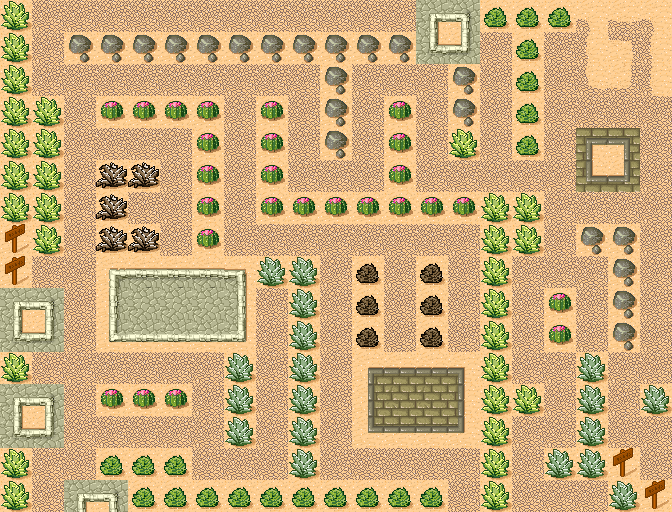

The image is a tile-based game level rendered from a .tmx file. Its description and complete source (layers, tilesets, objects, tile grids) follow:
An orthogonal 21x16 tile map with 32x32 px tiles, 4 tile layers (Collision, Path, Player End, Player).

<map version="1.10" tiledversion="1.10.1" orientation="orthogonal" renderorder="right-up" width="21" height="16" tilewidth="32" tileheight="32" infinite="0" nextlayerid="6" nextobjectid="1">
 <tileset firstgid="1" source="tmw_desert_spacing.tsx" />
 <layer id="2" name="Collision" width="21" height="16">
  <data encoding="csv">
40,0,0,0,0,0,0,0,0,0,0,0,0,36,37,48,48,48,8,7,8,
40,0,32,32,32,32,32,32,32,32,32,32,32,44,45,0,48,0,16,5,16,
40,0,0,0,0,0,0,0,0,0,32,0,0,0,32,0,48,0,12,13,16,
40,40,0,31,31,31,31,0,31,0,32,0,31,0,32,0,48,0,0,0,0,
40,40,0,0,0,0,31,0,31,0,32,0,31,0,40,0,48,0,20,21,0,
40,40,0,39,39,0,31,0,31,0,0,0,31,0,0,0,0,0,28,29,0,
40,40,0,39,0,0,31,0,31,31,31,31,31,31,31,40,40,0,0,0,0,
46,40,0,39,39,0,31,0,0,0,0,0,0,0,0,40,40,0,32,32,0,
0,0,0,25,26,26,26,27,38,38,0,47,0,47,0,40,0,0,0,32,0,
36,37,0,33,34,34,34,35,0,38,0,47,0,47,0,40,0,31,0,32,0,
44,45,0,41,42,42,42,43,0,38,0,47,0,47,0,40,0,31,0,32,0,
40,0,0,0,0,0,0,38,0,38,0,1,2,2,3,40,0,0,38,0,0,
36,37,0,31,31,31,0,38,0,38,0,9,10,10,11,40,40,0,38,0,38,
44,45,0,0,0,0,0,38,0,38,0,17,18,18,19,40,0,0,38,0,0,
40,0,0,48,48,48,0,0,0,38,0,0,0,0,0,40,0,38,38,46,0,
40,0,36,37,48,48,48,48,48,48,48,48,48,48,0,40,0,0,0,38,0
</data>
 </layer>
 <layer id="1" name="Path" width="21" height="16">
  <data encoding="csv">
0,15,15,15,15,15,15,15,15,15,15,15,15,0,0,0,0,0,0,0,0,
0,15,0,0,0,0,0,0,0,0,0,0,0,0,0,15,0,15,0,0,0,
0,15,15,15,15,15,15,15,15,15,0,15,15,15,0,15,0,15,0,0,0,
0,0,15,0,0,0,0,15,0,15,0,15,0,15,0,15,0,15,15,15,15,
0,0,15,15,15,15,0,15,0,15,0,15,0,15,0,15,0,15,0,0,15,
0,0,15,0,0,15,0,15,0,15,15,15,0,15,15,15,15,15,0,0,15,
0,0,15,0,15,15,0,15,0,0,0,0,0,0,0,0,0,15,15,15,15,
0,0,15,0,0,15,0,15,15,15,15,15,15,15,15,0,0,15,0,0,15,
15,15,15,0,0,0,0,0,0,0,15,0,15,0,15,0,15,15,15,0,15,
0,0,15,0,0,0,0,0,15,0,15,0,15,0,15,0,15,0,15,0,15,
0,0,15,0,0,0,0,0,15,0,15,0,15,0,15,0,15,0,15,0,15,
0,15,15,15,15,15,15,0,15,0,15,0,0,0,0,0,15,15,0,15,15,
0,0,15,0,0,0,15,0,15,0,15,0,0,0,0,0,0,15,0,15,0,
0,0,15,15,15,15,15,0,15,0,15,0,0,0,0,0,15,15,0,15,15,
0,15,15,0,0,0,15,15,15,0,15,15,15,15,15,0,15,0,0,0,15,
0,15,0,0,0,0,0,0,0,0,0,0,0,0,15,0,15,15,15,0,15
</data>
 </layer>
 <layer id="5" name="Player End" width="21" height="16">
  <data encoding="csv">
0,0,0,0,0,0,0,0,0,0,0,0,0,0,0,0,0,0,0,0,0,
0,0,0,0,0,0,0,0,0,0,0,0,0,0,0,0,0,0,0,0,0,
0,0,0,0,0,0,0,0,0,0,0,0,0,0,0,0,0,0,0,0,0,
0,0,0,0,0,0,0,0,0,0,0,0,0,0,0,0,0,0,0,0,0,
0,0,0,0,0,0,0,0,0,0,0,0,0,0,0,0,0,0,0,0,0,
0,0,0,0,0,0,0,0,0,0,0,0,0,0,0,0,0,0,0,0,0,
0,0,0,0,0,0,0,0,0,0,0,0,0,0,0,0,0,0,0,0,0,
0,0,0,0,0,0,0,0,0,0,0,0,0,0,0,0,0,0,0,0,0,
0,0,0,0,0,0,0,0,0,0,0,0,0,0,0,0,0,0,0,0,0,
0,0,0,0,0,0,0,0,0,0,0,0,0,0,0,0,0,0,0,0,0,
0,0,0,0,0,0,0,0,0,0,0,0,0,0,0,0,0,0,0,0,0,
0,0,0,0,0,0,0,0,0,0,0,0,0,0,0,0,0,0,0,0,0,
0,0,0,0,0,0,0,0,0,0,0,0,0,0,0,0,0,0,0,0,0,
0,0,0,0,0,0,0,0,0,0,0,0,0,0,0,0,0,0,0,0,0,
0,0,0,0,0,0,0,0,0,0,0,0,0,0,0,0,0,0,0,0,0,
0,0,0,0,0,0,0,0,0,0,0,0,0,0,0,0,0,0,0,0,46
</data>
 </layer>
 <layer id="4" name="Player" width="21" height="16">
  <data encoding="csv">
0,0,0,0,0,0,0,0,0,0,0,0,0,0,0,0,0,0,0,0,0,
0,0,0,0,0,0,0,0,0,0,0,0,0,0,0,0,0,0,0,0,0,
0,0,0,0,0,0,0,0,0,0,0,0,0,0,0,0,0,0,0,0,0,
0,0,0,0,0,0,0,0,0,0,0,0,0,0,0,0,0,0,0,0,0,
0,0,0,0,0,0,0,0,0,0,0,0,0,0,0,0,0,0,0,0,0,
0,0,0,0,0,0,0,0,0,0,0,0,0,0,0,0,0,0,0,0,0,
0,0,0,0,0,0,0,0,0,0,0,0,0,0,0,0,0,0,0,0,0,
0,0,0,0,0,0,0,0,0,0,0,0,0,0,0,0,0,0,0,0,0,
46,0,0,0,0,0,0,0,0,0,0,0,0,0,0,0,0,0,0,0,0,
0,0,0,0,0,0,0,0,0,0,0,0,0,0,0,0,0,0,0,0,0,
0,0,0,0,0,0,0,0,0,0,0,0,0,0,0,0,0,0,0,0,0,
0,0,0,0,0,0,0,0,0,0,0,0,0,0,0,0,0,0,0,0,0,
0,0,0,0,0,0,0,0,0,0,0,0,0,0,0,0,0,0,0,0,0,
0,0,0,0,0,0,0,0,0,0,0,0,0,0,0,0,0,0,0,0,0,
0,0,0,0,0,0,0,0,0,0,0,0,0,0,0,0,0,0,0,0,0,
0,0,0,0,0,0,0,0,0,0,0,0,0,0,0,0,0,0,0,0,0
</data>
 </layer>
</map>
